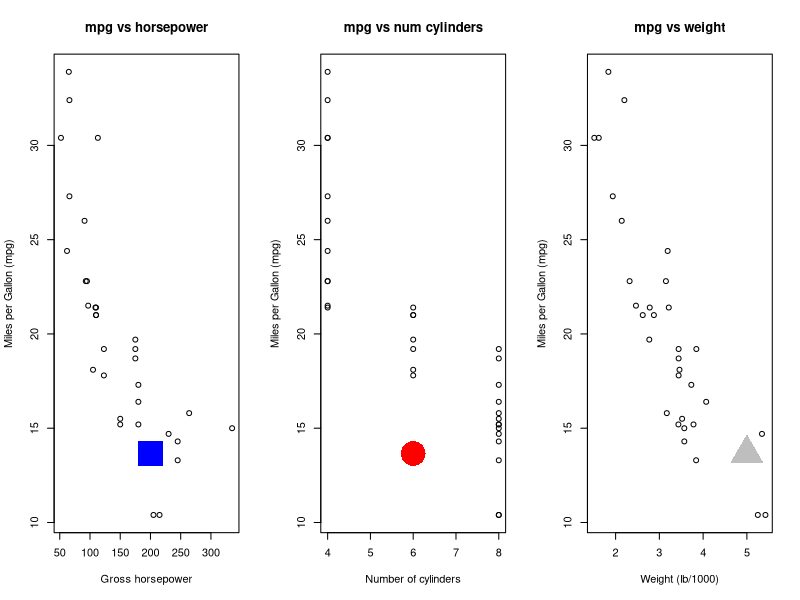

Write R code to recreate this figure.
## ---- chunk 1
set.seed(12345)      #A random number, used as a good practice, 
data(mtcars)
names(mtcars)
## ---- chunk 2
summary(mtcars) #the output is suppressed, to comply with page limitations
## ---- chunk 3
head(mtcars,n=3)
## ---- chunk 4
unique(mtcars$cyl)
## ---- chunk 5
#find the best regression model of MPG based on horsepower, number of cylinders, and weight
modelFit <- lm(mpg ~ hp + cyl + wt, data=mtcars)
print(modelFit)
#predicts MPG based on horsepower, number of cylinders, and weight
predictedMPG <- function(horsepower, numcylinders, weigth) {
  modelFit$coefficients[1] + modelFit$coefficients[2] * horsepower + 
    modelFit$coefficients[3] * numcylinders + modelFit$coefficients[4] * weigth
}
## ---- chunk 6
predicted_mpg <- predictedMPG(200, 6, 5000/1000)
#print(predicted_mpg)
par(mfrow = c(1, 3))
with(mtcars, plot(hp, mpg,
                  xlab='Gross horsepower',
                  ylab='Miles per Gallon (mpg)',
                  main='mpg vs horsepower')
     )
points(200, predicted_mpg, col='blue', cex=5, type="o", pch=15)                 
with(mtcars, plot(cyl, mpg,
                  xlab='Number of cylinders',
                  ylab='Miles per Gallon (mpg)',
                  main='mpg vs num cylinders'
                  )
     )
points(6, predicted_mpg, col='red', cex=5, type="o", pch=16)  
with(mtcars, plot(wt, mpg,
                  xlab='Weight (lb/1000)',
                  ylab='Miles per Gallon (mpg)',
                  main='mpg vs weight')
     )
points(5000/1000, predicted_mpg, col='gray', cex=5, type="o", pch=17)  
